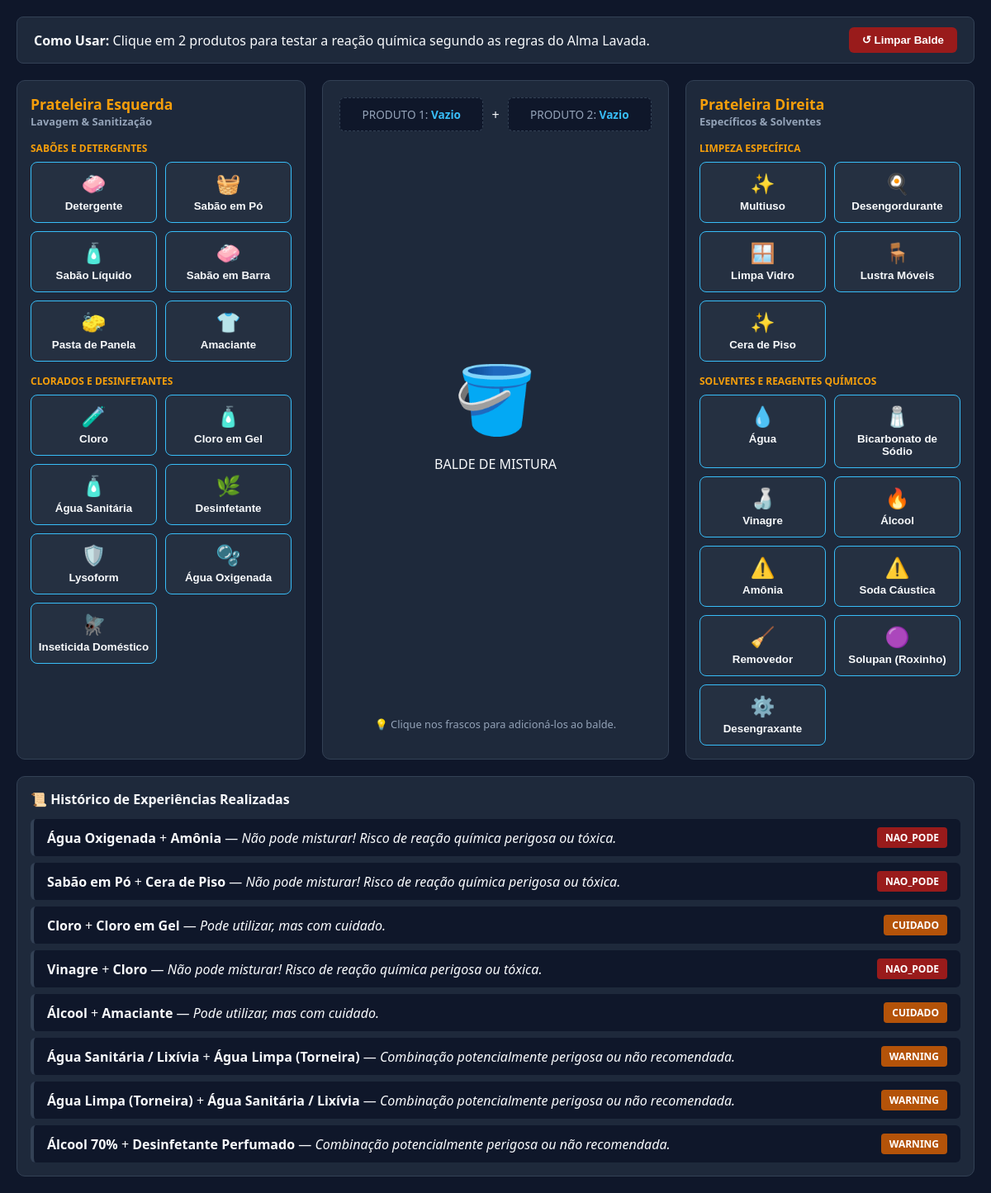
The page / on the database its author committed.
### tables this page shows
CREATE TABLE historico (
                id INTEGER PRIMARY KEY AUTOINCREMENT,
                produto1 TEXT NOT NULL,
                produto2 TEXT NOT NULL,
                status TEXT NOT NULL,
                mensagem TEXT NOT NULL,
                data_criacao TIMESTAMP DEFAULT CURRENT_TIMESTAMP
            );

### app.py (the view)
@app.route('/')
def index():
    with sqlite3.connect(DB_NAME) as conn:
        cursor = conn.cursor()
        cursor.execute('SELECT produto1, produto2, status, mensagem FROM historico ORDER BY id DESC')
        historico_db = cursor.fetchall()
    return render_template('index.html', historico=historico_db)

### templates/index.html (shortened to what this page needs)
<!DOCTYPE html>
<html lang="pt-BR">
<head>
  <link rel="stylesheet" href="{{ url_for('static', filename='style.css') }}">
</head>
<body>
  <div class="app-container">
    <header class="top-bar">
      <div class="instructions">
        <strong>Como Usar:</strong> Clique em 2 produtos para testar a reação química segundo as regras do Alma Lavada.
      </div>
      <div class="actions">
        <button id="reset-btn" class="btn-reset">↺ Limpar Balde</button>
      </div>
    </header>
    <main class="workbench">
      <section class="shelf">
        <h2>Prateleira Esquerda <span>Lavagem & Sanitização</span></h2>
        <div class="shelf-group">
          <h3>SABÕES E DETERGENTES</h3>
          <div class="card-grid">
            <button class="product-card" data-id="detergente">
              <span class="icon">🧼</span>
              <strong>Detergente</strong>
            </button>
            <button class="product-card" data-id="sabao_po">
              <span class="icon">🧺</span>
              <strong>Sabão em Pó</strong>
            </button>
            <button class="product-card" data-id="sabao_liquido">
              <span class="icon">🧴</span>
              <strong>Sabão Líquido</strong>
            </button>
            <button class="product-card" data-id="sabao_barra">
              <span class="icon">🧼</span>
              <strong>Sabão em Barra</strong>
            </button>
            <button class="product-card" data-id="pasta_panela">
              <span class="icon">🧽</span>
              <strong>Pasta de Panela</strong>
            </button>
            <button class="product-card" data-id="amaciante">
              <span class="icon">👕</span>
              <strong>Amaciante</strong>
            </button>
          </div>
        </div>
        <div class="shelf-group">
          <h3>CLORADOS E DESINFETANTES</h3>
          <div class="card-grid">
            <button class="product-card" data-id="cloro">
              <span class="icon">🧪</span>
              <strong>Cloro</strong>
            </button>
            <button class="product-card" data-id="cloro_gel">
              <span class="icon">🧴</span>
              <strong>Cloro em Gel</strong>
            </button>
            <button class="product-card" data-id="agua_sanitaria">
              <span class="icon">🧴</span>
              <strong>Água Sanitária</strong>
            </button>
            <button class="product-card" data-id="desinfetante">
              <span class="icon">🌿</span>
              <strong>Desinfetante</strong>
            </button>
            <button class="product-card" data-id="lysoform">
              <span class="icon">🛡️️</span>
              <strong>Lysoform</strong>
            </button>
            <button class="product-card" data-id="agua_oxigenada">
              <span class="icon">🫧</span>
              <strong>Água Oxigenada</strong>
            </button>
            <button class="product-card" data-id="inseticida">
              <span class="icon">🪰</span>
              <strong>Inseticida Doméstico</strong>
            </button>
          </div>
        </div>
      </section>
      <section class="mixing-zone">
        <div class="slots">
          <div class="slot">PRODUTO 1: <span id="slot-1-name">Vazio</span></div>
          <span class="plus">+</span>
          <div class="slot">PRODUTO 2: <span id="slot-2-name">Vazio</span></div>
        </div>
        <div class="bucket-container">
          <div class="bucket-icon">🪣</div>
          <p>BALDE DE MISTURA</p>
        </div>
        <p class="hint">💡 Clique nos frascos para adicioná-los ao balde.</p>
      </section>
      <section class="shelf">
        <h2>Prateleira Direita <span>Específicos & Solventes</span></h2>
        <div class="shelf-group">
          <h3>LIMPEZA ESPECÍFICA</h3>
          <div class="card-grid">
            <button class="product-card" data-id="multiuso">
              <span class="icon">✨</span>
              <strong>Multiuso</strong>
            </button>
            <button class="product-card" data-id="desengordurante">
              <span class="icon">🍳</span>
              <strong>Desengordurante</strong>
            </button>
            <button class="product-card" data-id="limpa_vidro">
              <span class="icon">🪟</span>
              <strong>Limpa Vidro</strong>
            </button>
            <button class="product-card" data-id="lustra_moveis">
              <span class="icon">🪑</span>
              <strong>Lustra Móveis</strong>
            </button>
            <button class="product-card" data-id="cera_piso">
              <span class="icon">✨</span>
              <strong>Cera de Piso</strong>
            </button>
          </div>
        </div>
        <div class="shelf-group">
          <h3>SOLVENTES E REAGENTES QUÍMICOS</h3>
          <div class="card-grid">
            <button class="product-card" data-id="agua">
              <span class="icon">💧</span>
              <strong>Água</strong>
            </button>
            <button class="product-card" data-id="bicarbonato">
              <span class="icon">🧂</span>
              <strong>Bicarbonato de Sódio</strong>
            </button>
            <button class="product-card" data-id="vinagre">
              <span class="icon">🍶</span>
              <strong>Vinagre</strong>
            </button>
            <button class="product-card" data-id="alcool">
              <span class="icon">🔥</span>
              <strong>Álcool</strong>
            </button>
            <button class="product-card" data-id="amonia">
              <span class="icon">⚠️</span>
              <strong>Amônia</strong>
            </button>
            <button class="product-card" data-id="soda_caustica">
              <span class="icon">⚠️</span>
              <strong>Soda Cáustica</strong>
            </button>
            <button class="product-card" data-id="removedor">
              <span class="icon">🧹</span>
              <strong>Removedor</strong>
            </button>
            <button class="product-card" data-id="solupan">
              <span class="icon">🟣</span>
              <strong>Solupan (Roxinho)</strong>
            </button>
            <button class="product-card" data-id="desengraxante">
              <span class="icon">⚙️</span>
              <strong>Desengraxante</strong>
            </button>
          </div>
        </div>
      </section>
    </main>
    <footer class="history-section">
      <h2>📜 Histórico de Experiências Realizadas</h2>
      <ul id="history-list" class="history-list">
        {% for item in historico %}
          <li class="history-item">
            <span><strong>{{ item[0] }}</strong> + <strong>{{ item[1] }}</strong> — <em>{{ item[3] }}</em></span>
            <span class="badge {{ item[2]|lower }}">{{ item[2] }}</span>
          </li>
        {% endfor %}
      </ul>
    </footer>
  </div>
</body>
</html>

### static/style.css (style rules this page uses)
:root { --bg-color: #0f172a; --card-bg: #1e293b; --card-border: #334155; --text-main: #f8fafc; --text-sub: #94a3b8; --accent-gold: #f59e0b; --accent-blue: #38bdf8; --danger-bg: #991b1b; --warning-bg: #b45309; --safe-bg: #15803d; }
body { margin: 0; font-family: 'Segoe UI', Tahoma, Geneva, Verdana, sans-serif; background-color: var(--bg-color); color: var(--text-main); padding: 20px; }
.app-container { max-width: 1400px; margin: 0 auto; display: flex; flex-direction: column; gap: 20px; }
.top-bar { background: var(--card-bg); border: 1px solid var(--card-border); border-radius: 8px; padding: 12px 20px; display: flex; justify-content: space-between; align-items: center; }
.btn-reset { background: var(--danger-bg); color: white; border: none; padding: 8px 16px; border-radius: 6px; cursor: pointer; font-weight: bold; transition: background 0.2s; }
.workbench { display: grid; grid-template-columns: 1fr 1.2fr 1fr; gap: 20px; }
.shelf { background: var(--card-bg); border: 1px solid var(--card-border); border-radius: 10px; padding: 16px; }
.shelf h2 { font-size: 1.1rem; color: var(--accent-gold); margin-top: 0; display: flex; flex-direction: column; }
.shelf h2 span { font-size: 0.8rem; color: var(--text-sub); }
.shelf-group h3 { font-size: 0.75rem; color: var(--accent-gold); margin: 15px 0 8px 0; }
.card-grid { display: grid; grid-template-columns: 1fr 1fr; gap: 10px; }
.product-card { background: rgba(255, 255, 255, 0.03); border: 1px solid var(--accent-blue); border-radius: 8px; padding: 12px 8px; color: var(--text-main); cursor: pointer; display: flex; flex-direction: column; align-items: center; text-align: center; transition: transform 0.2s, background 0.2s; }
.product-card .icon { font-size: 1.5rem; margin-bottom: 5px; }
.mixing-zone { background: var(--card-bg); border: 1px solid var(--card-border); border-radius: 10px; padding: 20px; display: flex; flex-direction: column; align-items: center; justify-content: space-between; }
.slots { display: flex; align-items: center; gap: 10px; width: 100%; }
.slot { flex: 1; background: #0f172a; border: 1px dashed var(--card-border); padding: 10px; border-radius: 6px; font-size: 0.85rem; color: var(--text-sub); text-align: center; }
.slot span { color: var(--accent-blue); font-weight: bold; }
.bucket-container { margin: 30px 0; text-align: center; }
.bucket-icon { font-size: 5rem; }
.hint { font-size: 0.8rem; color: var(--text-sub); }
.history-section { background: var(--card-bg); border: 1px solid var(--card-border); border-radius: 10px; padding: 16px; }
.history-section h2 { font-size: 1rem; margin-top: 0; }
.history-list { list-style: none; padding: 0; margin: 0; display: flex; flex-direction: column; gap: 8px; }
.history-item { background: #0f172a; padding: 10px 16px; border-radius: 6px; display: flex; justify-content: space-between; align-items: center; border-left: 4px solid var(--card-border); }
.badge { color: #ffffff; font-weight: bold; padding: 4px 10px; border-radius: 4px; font-size: 0.75rem; text-transform: uppercase; }
.badge.warning { background-color: var(--warning-bg); }
.badge.cuidado { background-color: #b45309; }
.badge.nao_pode { background-color: #991b1b; }

### rows shown on the page
historico: produto1 "Água Oxigenada", produto2 "Amônia", mensagem "Não pode misturar! Risco de reação química perigosa ou tóxica.", status "NAO_PODE"
historico: produto1 "Sabão em Pó", produto2 "Cera de Piso", mensagem "Não pode misturar! Risco de reação química perigosa ou tóxica.", status "NAO_PODE"
historico: produto1 "Cloro", produto2 "Cloro em Gel", mensagem "Pode utilizar, mas com cuidado.", status "CUIDADO"
historico: produto1 "Vinagre", produto2 "Cloro", mensagem "Não pode misturar! Risco de reação química perigosa ou tóxica.", status "NAO_PODE"
historico: produto1 "Álcool", produto2 "Amaciante", mensagem "Pode utilizar, mas com cuidado.", status "CUIDADO"
historico: produto1 "Água Sanitária / Lixívia", produto2 "Água Limpa (Torneira)", mensagem "Combinação potencialmente perigosa ou não recomendada.", status "WARNING"
historico: produto1 "Água Limpa (Torneira)", produto2 "Água Sanitária / Lixívia", mensagem "Combinação potencialmente perigosa ou não recomendada.", status "WARNING"
historico: produto1 "Álcool 70%", produto2 "Desinfetante Perfumado", mensagem "Combinação potencialmente perigosa ou não recomendada.", status "WARNING"
